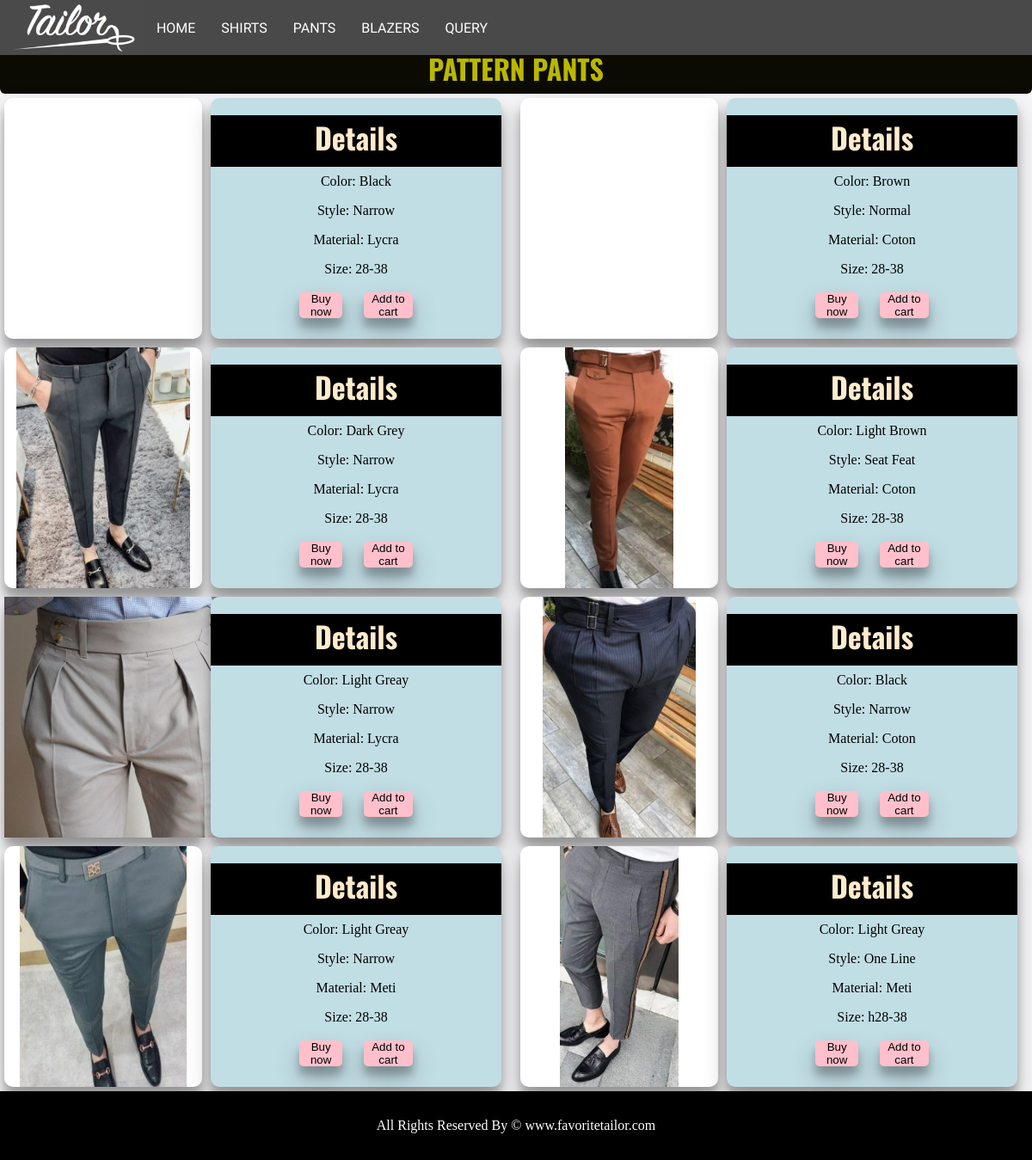
Screenshot of /pant3.php with the database file from the repository.
### tables this page shows
CREATE TABLE `products` (
  `product_id` int(100) NOT NULL AUTO_INCREMENT,
  `product_title` varchar(255) NOT NULL,
  `product_price` int(100) NOT NULL,
  `product_a` text NOT NULL,
  `product_b` text NOT NULL,
  `product_c` text NOT NULL,
  `product_d` text NOT NULL,
  `product_image` text NOT NULL,
   PRIMARY KEY (product_id)
);

### pant3.php (the view)
<?php include("header.php");?>
<link rel="stylesheet" href="css/sample.css">
    <h1 class="bh1">PATTERN PANTS</h1>
    <div class="super1">
    <?php
        include("db.php");
        $sql = "SELECT * FROM products WHERE product_title='Pattern-Pant'";
        $query = mysqli_query($con,$sql);
        while ($row = mysqli_fetch_assoc($query)){
            if($row["product_id"]%2!=0){echo'<div class="sampleright super">';}
            else{echo'<div class="sampleleft super">';}
            echo'
                <div class="sub1">
                    <img src="images/'.$row["product_image"].'" alt="">
                </div>
                <div class="sub2">
                    <h3 class="h3">Details</h3>
                    <p>Color: '.$row["product_a"].'</p>
                    <p>Style: '.$row["product_b"].'</p>
                    <p>Material: '.$row["product_c"].'</p>
                    <p>Size: '.$row["product_d"].'</p>
                    <form action="product.php" method="post">
                        <input type="hidden" name="pid" id="shirt" value='.$row["product_id"].'>
                        <button name="submit" class="b1">Buy now</button>
                        <button name="cart" class="b2">Add to cart</button>
                    </form>
                </div>
                </div>
            ';
        }
    ?>
</div>
<?php include("footer.php");?>

### css/style.css (style rules this page uses)
* { margin: 0; padding: 0; }
.h3 { font-family: 'Oswald', sans-serif; background-color:black; color: blanchedalmond; height: 7.5vh; width: 100%; text-align: center; font-size: 34px; margin-top: 5.3vh; }

### css/sample.css (style rules this page uses)
* { padding: 0; margin: 0; }
body { background-color:#f6f5f7; }
.super1 { width: 100%; display: grid; grid-template-columns: 50vw 50vw; }
.super { width: 50%; display: grid; grid-template-columns: 20vw 29vw; box-sizing: border-box; }
.sub1 { background-color: white; margin: 5px; text-align: center; border-radius: 10px; box-shadow: 0 14px 28px rgb(0 0 0 / 25%), 0 10px 10px rgb(0 0 0 / 22%); height: 35vh; box-sizing: border-box; }
.sub2 { background-color: rgb(194, 222, 229); margin: 5px; text-align: center; border-radius: 10px; box-shadow: 0 14px 28px rgb(0 0 0 / 25%), 0 10px 10px rgb(0 0 0 / 22%); height: 35vh; justify-content: center; box-sizing: border-box; }
.h3 { margin-top: 6%; }
.super img { height: 35vh; }
.sub2 p { padding: 1vh; }
.bh1 { margin-top: 50px; height: 7.5%; text-align: center; background-color: rgb(12, 11, 1); font-family: 'Oswald', sans-serif; padding: 0.5%; color:rgba(255, 251, 0, 0.719); border-radius: 6px; width: 100; box-sizing: border-box; }
button.b1 { text-decoration: none; border: none; width: 15%; height: 10%; margin: 3%; background-color: pink; border-radius:5px; cursor: pointer; box-shadow: 0 14px 28px rgb(0 0 0 / 25%), 0 10px 10px rgb(0 0 0 / 22%); }
button.b2 { text-decoration: none; border: none; width: 17%; height: 10%; margin: 3%; background-color: pink; border-radius:5px; cursor: pointer; box-shadow: 0 14px 28px rgb(0 0 0 / 25%), 0 10px 10px rgb(0 0 0 / 22%); }

### rows the page displays
products: product_a "Black", product_b "Narrow", product_c "Lycra", product_d "28-38"
products: product_a "Brown", product_b "Normal", product_c "Coton", product_d "28-38"
products: product_image (picture), product_a "Dark Grey", product_b "Narrow", product_c "Lycra", product_d "28-38"
products: product_image (picture), product_a "Light Brown", product_b "Seat Feat", product_c "Coton", product_d "28-38"
products: product_image (picture), product_a "Light Greay", product_b "Narrow", product_c "Lycra", product_d "28-38"
products: product_image (picture), product_a "Black", product_b "Narrow", product_c "Coton", product_d "28-38"
products: product_image (picture), product_a "Light Greay", product_b "Narrow", product_c "Meti", product_d "28-38"
products: product_image (picture), product_a "Light Greay", product_b "One Line", product_c "Meti", product_d "h28-38"
